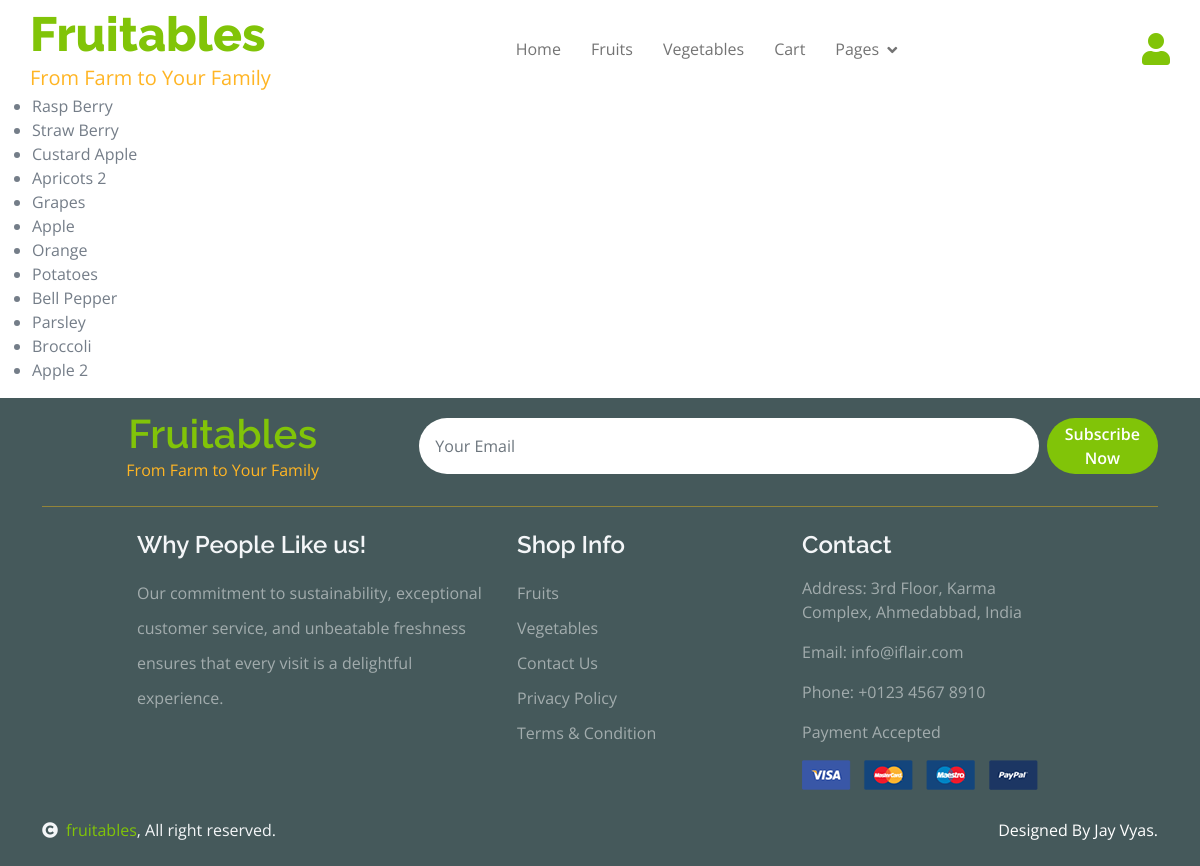
The page /search/ on the database as committed earlier.
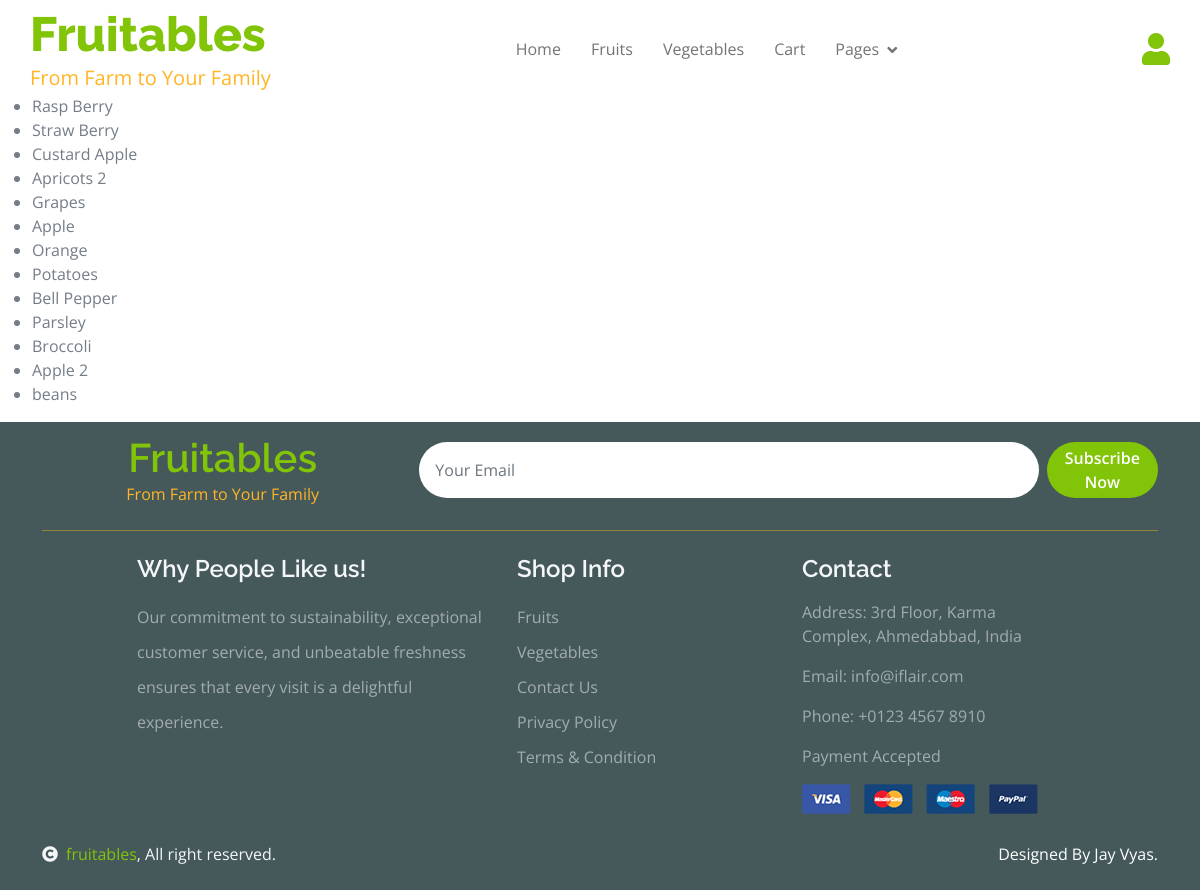
The same page on the database as committed later.
### myapp/models.py (models this page shows, shortened)
class Products(models.Model):
    product_id = models.AutoField(primary_key=True)
    name = models.CharField(max_length=255)
    image = models.ImageField(upload_to='products/images/')
    description = models.TextField()
    price = models.DecimalField(max_digits=10, decimal_places=2)
    category1 = models.ForeignKey(Category1, on_delete=models.SET_NULL, null=True, blank=True)
    category2 = models.ForeignKey(Category2, on_delete=models.SET_NULL, null=True, blank=True)
    weight = models.CharField(max_length=50, null=True, blank=True)  # Weight with unit (e.g., "1 kg", "1 piece")
    country = models.CharField(max_length=255, null=True, blank=True)  # Country of origin
    out_of_stock = models.BooleanField(default=False)
    created_at = models.DateTimeField(auto_now_add=True)

### myapp/views.py (the view)
# urls.py: path('search/', views.search_results, name='search_results'),
def search_results(request):
    query = request.GET.get('q', '')
    products = Products.objects.filter(name__icontains=query)
    return render(request, 'search_results.html', {'products': products, 'query': query})

### myapp/forms.py
class SubscribeForm(forms.Form):
    model = Subscriber
    email = forms.EmailField(
        widget=forms.EmailInput(attrs={
            'class': 'form-control border-0 py-3 px-3 rounded-pill',
            'placeholder': 'Your Email'
        }),
        required=True,
    )

### myapp/context_processors.py (called while the page is built)
def global_context(request):
    return {
        'subscribe_form': SubscribeForm()
    }

def cart_item_count(request):
    if request.user.is_authenticated:
        cart_items = CartItem.objects.filter(user=request.user)
        total_count = sum(item.quantity for item in cart_items)
        return {'cart_item_count': total_count}
    return {'cart_item_count': 0}

### templates/search_results.html
{% extends 'base.html' %}
{% block content %}
    <h2>Search Results for "{{ query }}"</h2>
    {% if products %}
        <ul>
            {% for product in products %}
                <li>{{ product.name }}</li>
            {% endfor %}
        </ul>
    {% else %}
        <p>No products found.</p>
    {% endif %}
{% endblock %}

Rows that differ between the two databases and show on the page:
added Products: name "beans"
